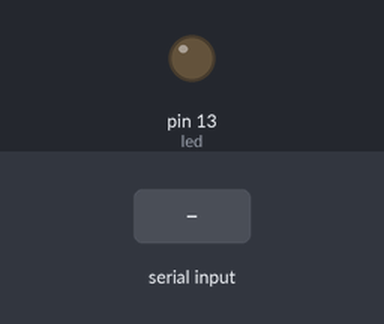
Bench run of a sketch on a simulated Arduino Uno, built with avr-gcc and run on an emulated ATmega328P. On the bench: output pins drawn as LEDs (lit = HIGH). Inputs (shaded band) come from the test bench.

Above: at 1.2 s.
1.3 s: "1" received over Serial
At 3.4 s:
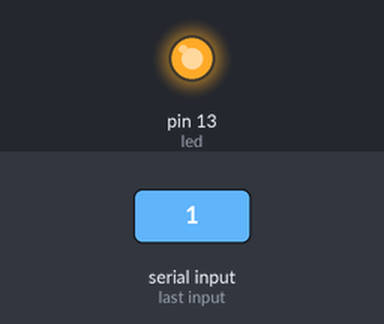
Timing chart, 0 to 4.9 s (numbered marks = the images above; inputs shaded):
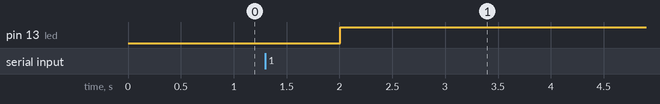

Measured:
- after the input at 1.3 s, pin 13 (led): LOW → HIGH after 0.71 s

The sketch:

P_6_PrenderLEDxUsuario.ino
```cpp
//UART
int led = 13;

void setup() {

  pinMode(led, OUTPUT);

  Serial.begin(9600); //baudios
  Serial.setTimeout(10);
}

String op;
void loop() {

  if(Serial.available()>0){
    op = Serial.readString();
    digitalWrite(led, HIGH);
  }
  delay(1000);


}
```
